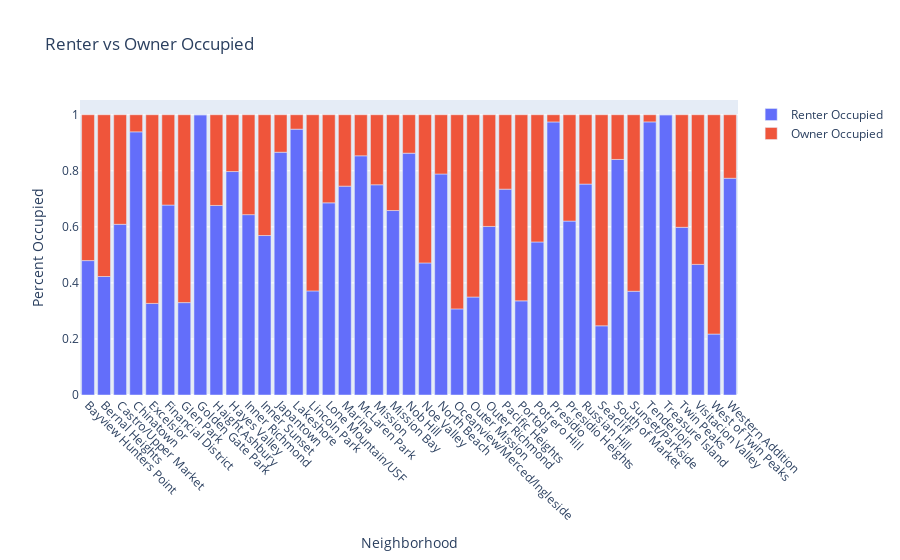

Notebook code cell kept with this figure:
### Code cell
melted = pd.melt(df_all_calcs_tp, id_vars=geo_summary_variable, value_vars=['Renter Occupied', 'Owner Occupied'])

fig2 = px.bar(melted, x=geo_summary_variable, y="value", color=0, title="Renter vs Owner Occupied", labels={
                     "value": "Percent Occupied",
                     '0': ""
                 },)

fig2.update_xaxes(tickangle=45)
fig2.show()

### Figure 1 — Plotly figure (JSON) as saved in the notebook; plotly's stock layout.template omitted (floating-point values rounded to 4 significant figures)
{"data": [{"alignmentgroup": "True", "hovertemplate": "=Renter Occupied<br>Neighborhood=%{x}<br>Percent Occupied=%{y}<extra></extra>", "legendgroup": "Renter Occupied", "marker": {"color": "#636efa"}, "name": "Renter Occupied", "offsetgroup": "Renter Occupied", "orientation": "v", "showlegend": true, "textposition": "auto", "type": "bar", "x": ["Bayview Hunters Point", "Bernal Heights", "Castro/Upper Market", "Chinatown", "Excelsior", "Financial District", "Glen Park", "Golden Gate Park", "Haight Ashbury", "Hayes Valley", "Inner Richmond", "Inner Sunset", "Japantown", "Lakeshore", "Lincoln Park", "Lone Mountain/USF", "Marina", "McLaren Park", "Mission", "Mission Bay", "Nob Hill", "Noe Valley", "North Beach", "Oceanview/Merced/Ingleside", "Outer Mission", "Outer Richmond", "Pacific Heights", "Portola", "Potrero Hill", "Presidio", "Presidio Heights", "Russian Hill", "Seacliff", "South of Market", "Sunset/Parkside", "Tenderloin", "Treasure Island", "Twin Peaks", "Visitacion Valley", "West of Twin Peaks", "Western Addition"], "xaxis": "x", "y": [0.4796, 0.4228, 0.6091, 0.939, 0.3268, 0.6777, 0.3297, 1, 0.6764, 0.7973, 0.6436, 0.569, 0.8663, 0.9486, 0.3714, 0.6856, 0.7453, 0.8536, 0.7501, 0.6583, 0.8629, 0.4712, 0.7886, 0.3073, 0.3496, 0.6014, 0.7345, 0.3359, 0.5461, 0.9743, 0.6206, 0.7526, 0.2469, 0.8405, 0.3701, 0.9745, 1, 0.5983, 0.4661, 0.2174, 0.7734], "yaxis": "y"}, {"alignmentgroup": "True", "hovertemplate": "=Owner Occupied<br>Neighborhood=%{x}<br>Percent Occupied=%{y}<extra></extra>", "legendgroup": "Owner Occupied", "marker": {"color": "#EF553B"}, "name": "Owner Occupied", "offsetgroup": "Owner Occupied", "orientation": "v", "showlegend": true, "textposition": "auto", "type": "bar", "x": ["Bayview Hunters Point", "Bernal Heights", "Castro/Upper Market", "Chinatown", "Excelsior", "Financial District", "Glen Park", "Golden Gate Park", "Haight Ashbury", "Hayes Valley", "Inner Richmond", "Inner Sunset", "Japantown", "Lakeshore", "Lincoln Park", "Lone Mountain/USF", "Marina", "McLaren Park", "Mission", "Mission Bay", "Nob Hill", "Noe Valley", "North Beach", "Oceanview/Merced/Ingleside", "Outer Mission", "Outer Richmond", "Pacific Heights", "Portola", "Potrero Hill", "Presidio", "Presidio Heights", "Russian Hill", "Seacliff", "South of Market", "Sunset/Parkside", "Tenderloin", "Treasure Island", "Twin Peaks", "Visitacion Valley", "West of Twin Peaks", "Western Addition"], "xaxis": "x", "y": [0.5204, 0.5772, 0.3909, 0.06095, 0.6732, 0.3223, 0.6703, 0, 0.3236, 0.2027, 0.3564, 0.431, 0.1337, 0.05138, 0.6286, 0.3144, 0.2547, 0.1464, 0.2499, 0.3417, 0.1371, 0.5288, 0.2114, 0.6927, 0.6504, 0.3986, 0.2655, 0.6641, 0.4539, 0.02568, 0.3794, 0.2474, 0.7531, 0.1595, 0.6299, 0.0255, 0, 0.4017, 0.5339, 0.7826, 0.2266], "yaxis": "y"}], "layout": {"barmode": "relative", "legend": {"title": {"text": ""}, "tracegroupgap": 0}, "title": {"text": "Renter vs Owner Occupied"}, "xaxis": {"anchor": "y", "domain": [0, 1], "tickangle": 45, "title": {"text": "Neighborhood"}}, "yaxis": {"anchor": "x", "domain": [0, 1], "title": {"text": "Percent Occupied"}}}}
